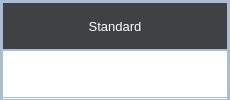
            <widget class="QWidget" name="wgLeft" native="true">
             <property name="sizePolicy">
              <sizepolicy hsizetype="Ignored" vsizetype="Ignored">
               <horstretch>0</horstretch>
               <verstretch>0</verstretch>
              </sizepolicy>
             </property>
             <property name="minimumSize">
              <size>
               <width>230</width>
               <height>0</height>
              </size>
             </property>
             <property name="maximumSize">
              <size>
               <width>600</width>
               <height>16777215</height>
              </size>
             </property>
             <property name="mouseTracking">
              <bool>true</bool>
             </property>
             <property name="styleSheet">
              <string notr="true">background-color: rgb(255, 255, 255);
border:1px solid rgb(171,189,212);</string>
             </property>
             <layout class="QVBoxLayout" name="verticalLayout_10">
              <property name="spacing">
               <number>0</number>
              </property>
              <property name="leftMargin">
               <number>1</number>
              </property>
              <property name="topMargin">
               <number>1</number>
              </property>
              <property name="rightMargin">
               <number>1</number>
              </property>
              <property name="bottomMargin">
               <number>1</number>
              </property>
              <item>
               <widget class="QSplitter" name="splitterDirectory">
                <property name="sizePolicy">
                 <sizepolicy hsizetype="Ignored" vsizetype="Ignored">
                  <horstretch>0</horstretch>
                  <verstretch>0</verstretch>
                 </sizepolicy>
                </property>
                <property name="mouseTracking">
                 <bool>true</bool>
                </property>
                <property name="orientation">
                 <enum>Qt::Vertical</enum>
                </property>
                <property name="handleWidth">
                 <number>0</number>
                </property>
                <widget class="QWidget" name="wgStandard" native="true">
                 <property name="sizePolicy">
                  <sizepolicy hsizetype="Ignored" vsizetype="Ignored">
                   <horstretch>0</horstretch>
                   <verstretch>0</verstretch>
                  </sizepolicy>
                 </property>
                 <property name="minimumSize">
                  <size>
                   <width>0</width>
                   <height>96</height>
                  </size>
                 </property>
                 <property name="maximumSize">
                  <size>
                   <width>16777215</width>
                   <height>16777215</height>
                  </size>
                 </property>
                 <property name="mouseTracking">
                  <bool>true</bool>
                 </property>
                 <layout class="QVBoxLayout" name="verticalLayout_15">
                  <property name="spacing">
                   <number>0</number>
                  </property>
                  <property name="leftMargin">
                   <number>0</number>
                  </property>
                  <property name="topMargin">
                   <number>0</number>
                  </property>
                  <property name="rightMargin">
                   <number>0</number>
                  </property>
                  <property name="bottomMargin">
                   <number>0</number>
                  </property>
                  <item>
                   <widget class="QWidget" name="wgStandardTitle" native="true">
                    <property name="sizePolicy">
                     <sizepolicy hsizetype="Ignored" vsizetype="Fixed">
                      <horstretch>0</horstretch>
                      <verstretch>0</verstretch>
                     </sizepolicy>
                    </property>
                    <property name="minimumSize">
                     <size>
                      <width>0</width>
                      <height>48</height>
                     </size>
                    </property>
                    <property name="maximumSize">
                     <size>
                      <width>16777215</width>
                      <height>48</height>
                     </size>
                    </property>
                    <property name="mouseTracking">
                     <bool>true</bool>
                    </property>
                    <property name="styleSheet">
                     <string notr="true">background-color: rgb(64, 65, 67);
color: rgb(255, 255, 255);</string>
                    </property>
                    <layout class="QVBoxLayout" name="verticalLayout_16">
                     <property name="spacing">
                      <number>0</number>
                     </property>
                     <property name="leftMargin">
                      <number>0</number>
                     </property>
                     <property name="topMargin">
                      <number>0</number>
                     </property>
                     <property name="rightMargin">
                      <number>0</number>
                     </property>
                     <property name="bottomMargin">
                      <number>0</number>
                     </property>
                     <item>
                      <widget class="QLabel" name="labelStandard">
                       <property name="sizePolicy">
                        <sizepolicy hsizetype="Ignored" vsizetype="Ignored">
                         <horstretch>0</horstretch>
                         <verstretch>0</verstretch>
                        </sizepolicy>
                       </property>
                       <property name="font">
                        <font>
                         <family>Microsoft YaHei UI</family>
                         <pointsize>10</pointsize>
                        </font>
                       </property>
                       <property name="text">
                        <string>Standard</string>
                       </property>
                       <property name="alignment">
                        <set>Qt::AlignCenter</set>
                       </property>
                      </widget>
                     </item>
                    </layout>
                   </widget>
                  </item>
                  <item>
                   <widget class="QListWidget" name="listwgStandard">
                    <property name="mouseTracking">
                     <bool>true</bool>
                    </property>
                    <property name="styleSheet">
                     <string notr="true">QListWidget
{
	background: rgb(255, 255, 255);
	color: rgb(0, 0, 0);
}

QListWidget::item
{
    height:40px;
}

QListWidget::item:hover
{
    background-color: rgb(0, 0, 0);
}

QListWidget::item:selected
{
    border:1px solid rgb(0, 0, 0);
    background-color: rgb(0, 0, 0);
}

</string>
                    </property>
                    <property name="frameShape">
                     <enum>QFrame::NoFrame</enum>
                    </property>
                    <property name="frameShadow">
                     <enum>QFrame::Plain</enum>
                    </property>
                    <property name="lineWidth">
                     <number>0</number>
                    </property>
                    <property name="horizontalScrollBarPolicy">
                     <enum>Qt::ScrollBarAlwaysOff</enum>
                    </property>
                    <property name="selectionBehavior">
                     <enum>QAbstractItemView::SelectItems</enum>
                    </property>
                    <property name="resizeMode">
                     <enum>QListView::Adjust</enum>
                    </property>
                   </widget>
                  </item>
                 </layout>
                </widget>
                <widget class="QWidget" name="wgCustom" native="true">
                 <property name="sizePolicy">
                  <sizepolicy hsizetype="Ignored" vsizetype="Ignored">
                   <horstretch>0</horstretch>
                   <verstretch>0</verstretch>
                  </sizepolicy>
                 </property>
                 <property name="minimumSize">
                  <size>
                   <width>0</width>
                   <height>96</height>
                  </size>
                 </property>
                 <property name="mouseTracking">
                  <bool>true</bool>
                 </property>
                 <layout class="QVBoxLayout" name="verticalLayout_3">
                  <property name="spacing">
                   <number>0</number>
                  </property>
                  <property name="leftMargin">
                   <number>0</number>
                  </property>
                  <property name="topMargin">
                   <number>0</number>
                  </property>
                  <property name="rightMargin">
                   <number>0</number>
                  </property>
                  <property name="bottomMargin">
                   <number>0</number>
                  </property>
                  <item>
                   <widget class="QWidget" name="wgCustomTitle" native="true">
                    <property name="sizePolicy">
                     <sizepolicy hsizetype="Ignored" vsizetype="Fixed">
                      <horstretch>0</horstretch>
                      <verstretch>0</verstretch>
                     </sizepolicy>
                    </property>
                    <property name="minimumSize">
                     <size>
                      <width>0</width>
                      <height>48</height>
                     </size>
                    </property>
                    <property name="maximumSize">
                     <size>
                      <width>16777215</width>
                      <height>48</height>
                     </size>
                    </property>
                    <property name="mouseTracking">
                     <bool>true</bool>
                    </property>
                    <property name="styleSheet">
                     <string notr="true">background-color: rgb(64, 65, 67);
color: rgb(255, 255, 255);</string>
                    </property>
                    <layout class="QVBoxLayout" name="verticalLayout_17">
                     <property name="spacing">
                      <number>0</number>
                     </property>
                     <property name="leftMargin">
                      <number>0</number>
                     </property>
                     <property name="topMargin">
                      <number>0</number>
                     </property>
                     <property name="rightMargin">
                      <number>0</number>
                     </property>
                     <property name="bottomMargin">
                      <number>0</number>
                     </property>
                     <item>
                      <widget class="QLabel" name="labelCustom">
                       <property name="sizePolicy">
                        <sizepolicy hsizetype="Ignored" vsizetype="Ignored">
                         <horstretch>0</horstretch>
                         <verstretch>0</verstretch>
                        </sizepolicy>
                       </property>
                       <property name="font">
                        <font>
                         <family>Microsoft YaHei UI</family>
                         <pointsize>10</pointsize>
                        </font>
                       </property>
                       <property name="text">
                        <string>Custom</string>
                       </property>
                       <property name="alignment">
                        <set>Qt::AlignCenter</set>
                       </property>
                      </widget>
                     </item>
                    </layout>
                   </widget>
                  </item>
                  <item>
                   <widget class="QListWidget" name="listwgCustom">
                    <property name="mouseTracking">
                     <bool>true</bool>
                    </property>
                    <property name="styleSheet">
                     <string notr="true">QListWidget
{
	background: rgb(255, 255, 255);
	color: rgb(0, 0, 0);
}

QListWidget::item
{
    height:40px;
}

QListWidget::item:hover
{
    background-color: rgb(0, 0, 0);
}

QListWidget::item:selected
{
    border:1px solid rgb(0, 0, 0);
    background-color: rgb(0, 0, 0);
}

</string>
                    </property>
                    <property name="frameShape">
                     <enum>QFrame::NoFrame</enum>
                    </property>
                    <property name="frameShadow">
                     <enum>QFrame::Plain</enum>
                    </property>
                    <property name="lineWidth">
                     <number>0</number>
                    </property>
                    <property name="horizontalScrollBarPolicy">
                     <enum>Qt::ScrollBarAlwaysOff</enum>
                    </property>
                    <property name="selectionBehavior">
                     <enum>QAbstractItemView::SelectItems</enum>
                    </property>
                    <property name="resizeMode">
                     <enum>QListView::Adjust</enum>
                    </property>
                   </widget>
                  </item>
                 </layout>
                </widget>
                <widget class="QWidget" name="wgProjects" native="true">
                 <property name="sizePolicy">
                  <sizepolicy hsizetype="Ignored" vsizetype="Ignored">
                   <horstretch>0</horstretch>
                   <verstretch>0</verstretch>
                  </sizepolicy>
                 </property>
                 <property name="minimumSize">
                  <size>
                   <width>0</width>
                   <height>96</height>
                  </size>
                 </property>
                 <property name="mouseTracking">
                  <bool>true</bool>
                 </property>
                 <layout class="QVBoxLayout" name="verticalLayout_5">
                  <property name="spacing">
                   <number>0</number>
                  </property>
                  <property name="leftMargin">
                   <number>0</number>
                  </property>
                  <property name="topMargin">
                   <number>0</number>
                  </property>
                  <property name="rightMargin">
                   <number>0</number>
                  </property>
                  <property name="bottomMargin">
                   <number>0</number>
                  </property>
                  <item>
                   <widget class="QWidget" name="wgProjectTitle" native="true">
                    <property name="sizePolicy">
                     <sizepolicy hsizetype="Ignored" vsizetype="Fixed">
                      <horstretch>0</horstretch>
                      <verstretch>0</verstretch>
                     </sizepolicy>
                    </property>
                    <property name="minimumSize">
                     <size>
                      <width>0</width>
                      <height>48</height>
                     </size>
                    </property>
                    <property name="maximumSize">
                     <size>
                      <width>16777215</width>
                      <height>48</height>
                     </size>
                    </property>
                    <property name="mouseTracking">
                     <bool>true</bool>
                    </property>
                    <property name="styleSheet">
                     <string notr="true">background-color: rgb(64, 65, 67);
color: rgb(255, 255, 255);</string>
                    </property>
                    <layout class="QVBoxLayout" name="verticalLayout_18">
                     <property name="spacing">
                      <number>0</number>
                     </property>
                     <property name="leftMargin">
                      <number>0</number>
                     </property>
                     <property name="topMargin">
                      <number>0</number>
                     </property>
                     <property name="rightMargin">
                      <number>0</number>
                     </property>
                     <property name="bottomMargin">
                      <number>0</number>
                     </property>
                     <item>
                      <widget class="QLabel" name="labelProject">
                       <property name="sizePolicy">
                        <sizepolicy hsizetype="Ignored" vsizetype="Ignored">
                         <horstretch>0</horstretch>
                         <verstretch>0</verstretch>
                        </sizepolicy>
                       </property>
                       <property name="font">
                        <font>
                         <family>Microsoft YaHei UI</family>
                         <pointsize>10</pointsize>
                        </font>
                       </property>
                       <property name="text">
                        <string>Projects</string>
                       </property>
                       <property name="alignment">
                        <set>Qt::AlignCenter</set>
                       </property>
                      </widget>
                     </item>
                    </layout>
                   </widget>
                  </item>
                  <item>
                   <widget class="QListWidget" name="listwgProjects">
                    <property name="mouseTracking">
                     <bool>true</bool>
                    </property>
                    <property name="styleSheet">
                     <string notr="true">QListWidget
{
	background: rgb(255, 255, 255);
	color: rgb(0, 0, 0);
}

QListWidget::item
{
    height:40px;
}

QListWidget::item:hover
{
    background-color: rgb(255, 201, 14);
}

QListWidget::item:selected
{
    border:1px solid rgb(238, 107, 71);
    background-color: rgb(238, 107, 71);
}

</string>
                    </property>
                    <property name="frameShape">
                     <enum>QFrame::NoFrame</enum>
                    </property>
                    <property name="frameShadow">
                     <enum>QFrame::Plain</enum>
                    </property>
                    <property name="lineWidth">
                     <number>0</number>
                    </property>
                    <property name="horizontalScrollBarPolicy">
                     <enum>Qt::ScrollBarAlwaysOff</enum>
                    </property>
                    <property name="selectionBehavior">
                     <enum>QAbstractItemView::SelectItems</enum>
                    </property>
                    <property name="resizeMode">
                     <enum>QListView::Adjust</enum>
                    </property>
                   </widget>
                  </item>
                 </layout>
                </widget>
               </widget>
              </item>
             </layout>
            </widget>
